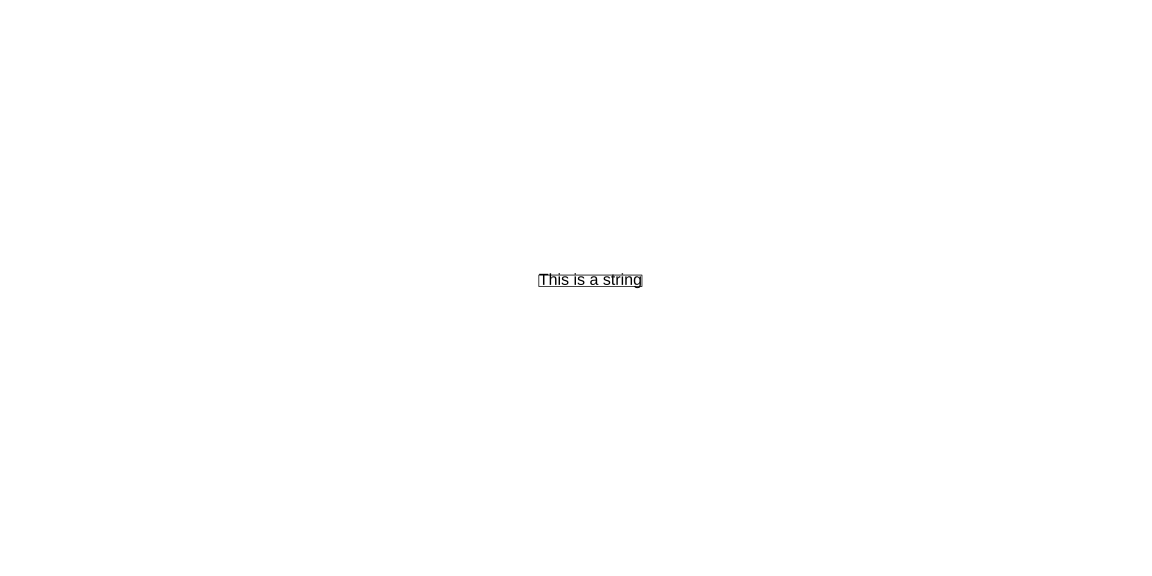

Write the R code that produced this figure.
context("Text")
library(xml2)

style_attr <- function(nodes, attr) {
  style <- xml_attr(nodes, "style")
  ifelse(grepl(sprintf("%s: [^;]*;", attr), style),
         gsub(sprintf(".*%s: ([^;]*);.*", attr), "\\1", style),
         NA_character_)
}

test_that("par(cex) affects strwidth", {
  svglite(tempfile())
  on.exit(dev.off())

  plot.new()
  w1 <- strwidth("X")

  par(cex = 4)
  w4 <- strwidth("X")

  expect_equal(w4 / w1, 4, tol = 1e-4)
})

test_that("cex affects strwidth", {
  inlineSVG(height = 7, width = 7, {
    plot.new()
    w1 <- strwidth("X")
    w4 <- strwidth("X", cex = 4)
  })
  expect_equal(w4 / w1, 4, tol = 1e-4)
})

test_that("special characters are escaped", {
  x <- xmlSVG({
    plot.new()
    text(0.5, 0.5, "<&>")
  })
  # xml_text unescapes for us - this still tests that the
  # file parses, which it wouldn't otherwise
  expect_equal(xml_text(xml_find_one(x, ".//text")), "<&>")
})

test_that("utf-8 characters are preserved", {
  skip_on_os("windows") # skip because of xml2 buglet

  x <- xmlSVG({
    plot.new()
    text(0.5, 0.5, "\u00b5")
  })
  # xml_text unescapes for us - this still tests that the
  # file parses, which it wouldn't otherwise
  expect_equal(xml_text(xml_find_one(x, ".//text")), "\u00b5")
})

test_that("special characters are escaped", {
  x <- xmlSVG({
    plot.new()
    text(0.5, 0.5, "a", col = "#113399")
  })
  # xml_text unescapes for us - this still tests that the
  # file parses, which it wouldn't otherwise
  expect_equal(style_attr(xml_find_one(x, ".//text"), "fill"), "#113399")
})

test_that("default point size is 12", {
  x <- xmlSVG({
    plot.new()
    text(0.5, 0.5, "a")
  })
  expect_equal(style_attr(xml_find_one(x, ".//text"), "font-size"), "12.00pt")
})

test_that("cex generates fractional font sizes", {
  x <- xmlSVG({
    plot.new()
    text(0.5, 0.5, "a", cex = 0.1)
  })
  expect_equal(style_attr(xml_find_one(x, ".//text"), "font-size"), "1.20pt")
})

test_that("font sets weight/style", {
  x <- xmlSVG({
    plot.new()
    text(0.5, seq(0.9, 0.1, length = 4), "a", font = 1:4)
  })
  text <- xml_find_all(x, ".//text")
  expect_equal(style_attr(text, "font-weight"), c(NA, "bold", NA, "bold"))
  expect_equal(style_attr(text, "font-style"), c(NA, NA, "italic", "italic"))
})

test_that("font sets weight/style", {
  x <- xmlSVG({
    plot.new()
    text(0.5, 0.1, "a", family = "serif")
    text(0.5, 0.5, "a", family = "sans")
    text(0.5, 0.9, "a", family = "mono")
  })
  text <- xml_find_all(x, ".//text")
  expect_equal(style_attr(text, "font-family"), c("Times New Roman", "Arial", "courier"))
})

test_that("a symbol has width greater than 0", {
  xmlSVG({
    plot(c(0,2), c(0,2), type = "n")
    strw <- strwidth(expression(symbol("\042")))
  })
  expect_less_than(.Machine$double.eps, strw)
})

test_that("symbol font family is 'symbol'", {
  x <- xmlSVG({
    plot(c(0,2), c(0,2), type = "n", axes = FALSE, xlab = "", ylab = "")
    text(1, 1, expression(symbol("\042")))
  })
  text <- xml_find_all(x, ".//text")
  expect_equal(style_attr(text, "font-family"), c("symbol"))
})

test_that("strwidth and height correctly computed", {
  svglite("test-text.svg", 16, 8)
  on.exit(dev.off())

  plot.new()
  plot.window(0:1, 0:1)

  str <- "This is a string"
  text(0.5, 0.5, str)

  h <- strheight(str)
  w <- strwidth(str)

  rect(0.5 - w / 2, 0.5 - h / 2, 0.5 + w / 2, 0.5 + h / 2)
})
